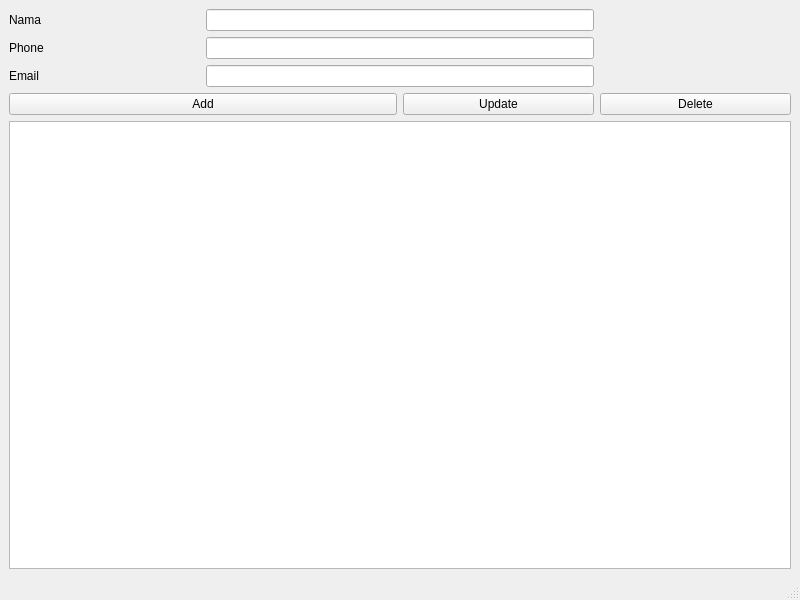
<?xml version="1.0" encoding="UTF-8"?>
<ui version="4.0">
 <class>MainWindow</class>
 <widget class="QMainWindow" name="MainWindow">
  <property name="geometry">
   <rect>
    <x>0</x>
    <y>0</y>
    <width>800</width>
    <height>600</height>
   </rect>
  </property>
  <property name="windowTitle">
   <string>MainWindow</string>
  </property>
  <widget class="QWidget" name="centralwidget">
   <layout class="QGridLayout" name="gridLayout">
    <item row="0" column="0">
     <widget class="QLabel" name="label">
      <property name="text">
       <string>Nama</string>
      </property>
     </widget>
    </item>
    <item row="0" column="1" colspan="2">
     <widget class="QLineEdit" name="lineEdit"/>
    </item>
    <item row="1" column="0">
     <widget class="QLabel" name="label_2">
      <property name="text">
       <string>Phone</string>
      </property>
     </widget>
    </item>
    <item row="1" column="1" colspan="2">
     <widget class="QLineEdit" name="lineEdit_2"/>
    </item>
    <item row="2" column="0">
     <widget class="QLabel" name="label_3">
      <property name="text">
       <string>Email</string>
      </property>
     </widget>
    </item>
    <item row="2" column="1" colspan="2">
     <widget class="QLineEdit" name="lineEdit_3"/>
    </item>
    <item row="3" column="0" colspan="2">
     <widget class="QPushButton" name="pushButton">
      <property name="text">
       <string>Add</string>
      </property>
     </widget>
    </item>
    <item row="3" column="2">
     <widget class="QPushButton" name="pushButton_2">
      <property name="text">
       <string>Update</string>
      </property>
     </widget>
    </item>
    <item row="3" column="3">
     <widget class="QPushButton" name="pushButton_3">
      <property name="text">
       <string>Delete</string>
      </property>
     </widget>
    </item>
    <item row="4" column="0" colspan="4">
     <widget class="QTableWidget" name="tableWidget"/>
    </item>
   </layout>
  </widget>
  <widget class="QMenuBar" name="menubar">
   <property name="geometry">
    <rect>
     <x>0</x>
     <y>0</y>
     <width>800</width>
     <height>26</height>
    </rect>
   </property>
  </widget>
  <widget class="QStatusBar" name="statusbar"/>
 </widget>
 <resources/>
 <connections/>
</ui>
